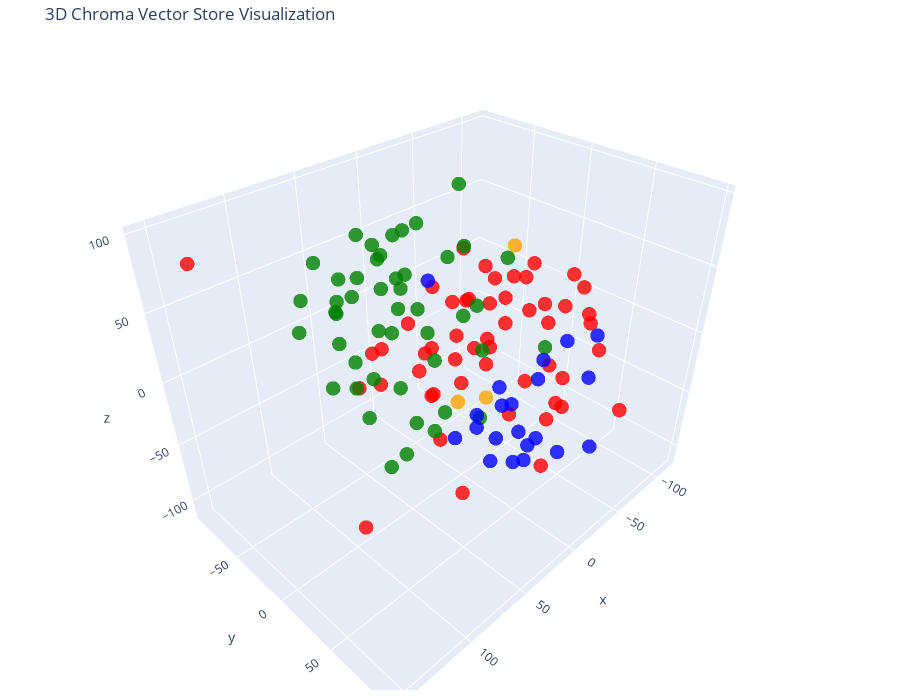

This figure's notebook cell:
### Code cell
# Let's try 3D!

tsne = TSNE(n_components=3, random_state=42)
reduced_vectors = tsne.fit_transform(vectors)

# Create the 3D scatter plot
fig = go.Figure(data=[go.Scatter3d(
    x=reduced_vectors[:, 0],
    y=reduced_vectors[:, 1],
    z=reduced_vectors[:, 2],
    mode='markers',
    marker=dict(size=5, color=colors, opacity=0.8),
    text=[f"Type: {t}<br>Text: {d[:100]}..." for t, d in zip(doc_types, documents)],
    hoverinfo='text'
)])

fig.update_layout(
    title='3D Chroma Vector Store Visualization',
    scene=dict(xaxis_title='x', yaxis_title='y', zaxis_title='z'),
    width=900,
    height=700,
    margin=dict(r=20, b=10, l=10, t=40)
)

fig.show()

### Figure 1 — Plotly figure (JSON) as saved in the notebook; plotly's stock layout.template omitted (floating-point values rounded to 4 significant figures)
{"data": [{"hoverinfo": "text", "marker": {"color": ["orange", "orange", "orange", "red", "red", "red", "red", "red", "red", "red", "red", "red", "red", "red", "red", "red", "red", "red", "red", "red", "red", "red", "red", "red", "red", "red", "red", "red", "red", "red", "red", "red", "red", "red", "red", "red", "red", "red", "red", "red", "red", "red", "red", "red", "red", "red", "red", "red", "red", "red", "red", "red", "red", "red", "red", "green", "green", "green", "green", "green", "green", "green", "green", "green", "green", "green", "green", "green", "green", "green", "green", "green", "green", "green", "green", "green", "green", "green", "green", "green", "green", "green", "green", "green", "green", "green", "green", "green", "green", "green", "green", "green", "green", "green", "green", "green", "green", "green", "green", "green", "green", "green", "blue", "blue", "blue", "blue", "blue", "blue", "blue", "blue", "blue", "blue", "blue", "blue", "blue", "blue", "blue", "blue", "blue", "blue", "blue", "blue", "blue"], "opacity": 0.8, "size": 5}, "mode": "markers", "text": ["Type: company<br>Text: # About Insurellm\n\nInsurellm was founded by Avery Lancaster in 2015 as an insurance tech startup des...", "Type: company<br>Text: # Careers at Insurellm\n\nInsurellm is hiring! We are looking for talented software engineers, data sc...", "Type: company<br>Text: # Overview of Insurellm\n\nInsurellm is an innovative insurance tech firm with 200 employees across th...", "Type: contracts<br>Text: # Contract with Apex Reinsurance for Rellm: AI-Powered Enterprise Reinsurance Solution\n\n## Terms\n\n1....", "Type: contracts<br>Text: ## Renewal\n\n1. **Automatic Renewal**: This Agreement will automatically renew for successive one-yea...", "Type: contracts<br>Text: 2. **Seamless Integrations**: The architecture of Rellm allows for easy integration with existing sy...", "Type: contracts<br>Text: 1. **Technical Support**: Provider shall offer dedicated technical support to the Client via phone, ...", "Type: contracts<br>Text: **Insurellm, Inc.**  \n_____________________________  \nAuthorized Signature   \nDate: ________________...", "Type: contracts<br>Text: # Contract with Belvedere Insurance for Markellm\n\n## Terms\nThis Contract (\"Agreement\") is made and e...", "Type: contracts<br>Text: ## Renewal\n1. **Renewal Terms**: This Agreement may be renewed for additional one-year terms upon mu...", "Type: contracts<br>Text: ## Features\n1. **AI-Powered Matching**: Belvedere Insurance will benefit from Markellm's AI-powered ...", "Type: contracts<br>Text: ## Support\n1. **Technical Support**: Technical support will be available from 9 AM to 7 PM EST, Mond...", "Type: contracts<br>Text: **Belvedere Insurance**  \nSignature: ______________________  \nName: [Authorized Signatory]  \nTitle: ...", "Type: contracts<br>Text: # Contract with BrightWay Solutions for Markellm\n\n**Contract Date:** October 5, 2023  \n**Contract ID...", "Type: contracts<br>Text: 3. **Service Level Agreement (SLA):**  \n   Insurellm commits to a 99.9% uptime for the platform with...", "Type: contracts<br>Text: 2. **Real-Time Quote Availability:**  \n   Consumers sourced via BrightWay Solutions will receive rea...", "Type: contracts<br>Text: 3. **Training and Onboarding:**  \n   Insurellm agrees to provide one free training session on how to...", "Type: contracts<br>Text: # Contract with EverGuard Insurance for Rellm: AI-Powered Enterprise Reinsurance Solution\n\n**Contrac...", "Type: contracts<br>Text: 4. **Usage Rights**: EverGuard Insurance is granted a non-exclusive, non-transferable license to acc...", "Type: contracts<br>Text: 1. **Core Functionality**: Rellm provides EverGuard Insurance with advanced AI-driven analytics, sea...", "Type: contracts<br>Text: 1. **Customer Support**: Insurellm will provide EverGuard Insurance with 24/7 customer support, incl...", "Type: contracts<br>Text: ---\n\n**Signatures**  \n**For Insurellm**: __________________________  \n**Name**: John Smith  \n**Title...", "Type: contracts<br>Text: # Contract with GreenField Holdings for Markellm\n\n**Effective Date:** November 15, 2023  \n**Contract...", "Type: contracts<br>Text: ## Renewal\n1. **Automatic Renewal**: This contract will automatically renew for sequential one-year ...", "Type: contracts<br>Text: ## Features\n1. **AI-Powered Matching**: Access to advanced algorithms that connect GreenField Holdin...", "Type: contracts<br>Text: ## Support\n1. **Customer Support Access**: The Client will have access to dedicated support through ...", "Type: contracts<br>Text: **Signatures:**  \n_________________________                           _________________________  \n**...", "Type: contracts<br>Text: # Contract with Greenstone Insurance for Homellm\n\n---\n\n## Terms\n\n1. **Parties**: This Contract (\"Agr...", "Type: contracts<br>Text: 4. **Payment Terms**: \n   - The Customer shall pay an amount of $10,000 per month for the Standard T...", "Type: contracts<br>Text: ---\n\n## Features\n\n- **AI-Powered Risk Assessment**: Customer will have access to enhanced risk evalu...", "Type: contracts<br>Text: - **Customer Portal**: A dedicated portal will be provided, allowing the Customer's clients to manag...", "Type: contracts<br>Text: ______________________________  \n[Name], [Title]  \nDate: ______________________\n\n**For Greenstone In...", "Type: contracts<br>Text: # Contract with GreenValley Insurance for Homellm\n\n**Contract Date:** October 6, 2023  \n**Contract N...", "Type: contracts<br>Text: 4. **Confidentiality:** Both parties agree to maintain the confidentiality of proprietary informatio...", "Type: contracts<br>Text: 1. **AI-Powered Risk Assessment:** Access to advanced AI algorithms for real-time risk evaluations.\n...", "Type: contracts<br>Text: 3. **Regular Updates:** Insurellm will offer ongoing updates and enhancements to the Homellm platfor...", "Type: contracts<br>Text: # Contract with Pinnacle Insurance Co. for Homellm\n\n## Terms\nThis contract (\"Contract\") is entered i...", "Type: contracts<br>Text: ## Renewal\n1. **Renewal Terms**: At the end of the initial term, this Contract shall automatically r...", "Type: contracts<br>Text: ## Features\n1. **AI-Powered Risk Assessment**: Utilized for tailored underwriting decisions specific...", "Type: contracts<br>Text: ## Support\n1. **Technical Support**: Insurellm shall provide 24/7 technical support via an email and...", "Type: contracts<br>Text: # Contract with Roadway Insurance Inc. for Carllm\n\n---\n\n## Terms\n\n1. **Agreement Effective Date**: T...", "Type: contracts<br>Text: ---\n\n## Renewal\n\n1. **Automatic Renewal**: This agreement will automatically renew for an additional...", "Type: contracts<br>Text: ---\n\n## Features\n\n1. **Access to Core Features**: Roadway Insurance Inc. will have access to all Pro...", "Type: contracts<br>Text: ---\n\n## Support\n\n1. **Technical Support**: Roadway Insurance Inc. will receive priority technical su...", "Type: contracts<br>Text: # Contract with Stellar Insurance Co. for Rellm\n\n## Terms\nThis contract is made between **Insurellm*...", "Type: contracts<br>Text: ### Termination\nEither party may terminate this agreement with a **30-day written notice**. In the e...", "Type: contracts<br>Text: ## Features\nStellar Insurance Co. will receive access to the following features of the Rellm product...", "Type: contracts<br>Text: ## Support\nInsurellm provides Stellar Insurance Co. with the following support services:\n\n- **24/7 T...", "Type: contracts<br>Text: # Contract with TechDrive Insurance for Carllm\n\n**Contract Date:** October 1, 2024  \n**Contract Dura...", "Type: contracts<br>Text: ## Renewal\n\n1. **Automatic Renewal**: This contract shall automatically renew for additional one-yea...", "Type: contracts<br>Text: ## Support\n\n1. **Customer Support**: Insurellm will provide 24/7 customer support to TechDrive Insur...", "Type: contracts<br>Text: **TechDrive Insurance Representative:**  \nName: Sarah Johnson  \nTitle: Operations Director  \nDate: _...", "Type: contracts<br>Text: # Contract with Velocity Auto Solutions for Carllm\n\n**Contract Date:** October 1, 2023  \n**Contract ...", "Type: contracts<br>Text: ## Renewal\n\n1. **Automatic Renewal**: This contract will automatically renew for successive 12-month...", "Type: contracts<br>Text: ## Support\n\n1. **Customer Support**: Velocity Auto Solutions will have access to Insurellm’s custome...", "Type: employees<br>Text: # HR Record\n\n# Alex Chen\n\n## Summary\n- **Date of Birth:** March 15, 1990  \n- **Job Title:** Backend ...", "Type: employees<br>Text: ## Annual Performance History\n- **2020:**  \n  - Completed onboarding successfully.  \n  - Met expecta...", "Type: employees<br>Text: ## Compensation History\n- **2020:** Base Salary: $80,000  \n- **2021:** Base Salary Increase to $90,0...", "Type: employees<br>Text: Alex Chen continues to be a vital asset at Insurellm, contributing significantly to innovative backe...", "Type: employees<br>Text: # HR Record\n\n# Alex Harper\n\n## Summary\n- **Date of Birth**: March 15, 1993  \n- **Job Title**: Sales ...", "Type: employees<br>Text: ## Annual Performance History  \n- **2021**:  \n  - **Performance Rating**: 4.5/5  \n  - **Key Achievem...", "Type: employees<br>Text: - **2022**:  \n  - **Base Salary**: $65,000 (Promotion to Senior SDR)  \n  - **Bonus**: $13,000 (20% o...", "Type: employees<br>Text: # HR Record\n\n# Alex Thomson\n\n## Summary\n- **Date of Birth:** March 15, 1995  \n- **Job Title:** Sales...", "Type: employees<br>Text: ## Annual Performance History  \n- **2022** - Rated as \"Exceeds Expectations.\" Alex Thomson achieved ...", "Type: employees<br>Text: ## Other HR Notes\n- Alex Thomson is an active member of the Diversity and Inclusion committee at Ins...", "Type: employees<br>Text: # Avery Lancaster\n\n## Summary\n- **Date of Birth**: March 15, 1985  \n- **Job Title**: Co-Founder & Ch...", "Type: employees<br>Text: - **2010 - 2013**: Business Analyst at Edge Analytics  \n  Prior to joining Innovate, Avery worked as...", "Type: employees<br>Text: - **2018**: **Exceeds Expectations**  \n  Under Avery’s pivoted vision, Insurellm launched two new su...", "Type: employees<br>Text: - **2022**: **Satisfactory**  \n  Avery focused on rebuilding team dynamics and addressing employee c...", "Type: employees<br>Text: ## Compensation History\n- **2015**: $150,000 base salary + Significant equity stake  \n- **2016**: $1...", "Type: employees<br>Text: ## Other HR Notes\n- **Professional Development**: Avery has actively participated in leadership trai...", "Type: employees<br>Text: # HR Record\n\n# Emily Carter\n\n## Summary\n- **Date of Birth:** August 12, 1990  \n- **Job Title:** Acco...", "Type: employees<br>Text: - **2017-2019:** Marketing Intern  \n  - Assisted with market research and campaign development for s...", "Type: employees<br>Text: ## Compensation History\n| Year | Base Salary | Bonus         | Total Compensation |\n|------|--------...", "Type: employees<br>Text: Emily Carter exemplifies the kind of talent that drives Insurellm's success and is an invaluable ass...", "Type: employees<br>Text: # HR Record\n\n# Emily Tran\n\n## Summary\n- **Date of Birth:** March 18, 1991  \n- **Job Title:** Digital...", "Type: employees<br>Text: - **January 2017 - May 2018**: Marketing Intern  \n  - Supported the Marketing team by collaborating ...", "Type: employees<br>Text: - **2021**:  \n  - Performance Rating: Meets Expectations  \n  - Key Achievements: Contributed to the ...", "Type: employees<br>Text: - **Professional Development Goals**:  \n  - Emily Tran aims to become a Marketing Manager within the...", "Type: employees<br>Text: # HR Record\n\n# Jordan Blake\n\n## Summary\n- **Date of Birth:** March 15, 1993  \n- **Job Title:** Sales...", "Type: employees<br>Text: ## Annual Performance History\n- **2021:** First year at Insurellm; achieved 90% of monthly targets. ...", "Type: employees<br>Text: ## Other HR Notes\n- Jordan has shown an interest in continuing education, actively participating in ...", "Type: employees<br>Text: # HR Record\n\n# Jordan K. Bishop\n\n## Summary\n- **Date of Birth:** March 15, 1990\n- **Job Title:** Fro...", "Type: employees<br>Text: ## Annual Performance History\n- **2019:** Exceeds Expectations - Continuously delivered high-quality...", "Type: employees<br>Text: ## Compensation History\n- **June 2018:** Starting Salary - $85,000\n- **June 2019:** Salary Increase ...", "Type: employees<br>Text: ## Other HR Notes\n- Jordan K. Bishop has been an integral part of club initiatives, including the In...", "Type: employees<br>Text: # HR Record\n\n# Maxine Thompson\n\n## Summary\n- **Date of Birth:** January 15, 1991  \n- **Job Title:** ...", "Type: employees<br>Text: ## Insurellm Career Progression\n- **January 2017 - October 2018**: **Junior Data Engineer**  \n  * Ma...", "Type: employees<br>Text: ## Annual Performance History\n- **2017**: *Meets Expectations*  \n  Maxine showed potential in her ro...", "Type: employees<br>Text: - **2021**: *Exceeds Expectations*  \n  Maxine spearheaded the transition to a new data warehousing s...", "Type: employees<br>Text: ## Compensation History\n- **2017**: $70,000 (Junior Data Engineer)  \n- **2018**: $75,000 (Junior Dat...", "Type: employees<br>Text: # HR Record\n\n# Oliver Spencer\n\n## Summary\n- **Date of Birth**: May 14, 1990  \n- **Job Title**: Backe...", "Type: employees<br>Text: ## Annual Performance History\n- **2018**: **3/5** - Adaptable team player but still learning to take...", "Type: employees<br>Text: ## Compensation History\n- **March 2018**: Initial salary of $80,000.\n- **July 2019**: Salary increas...", "Type: employees<br>Text: # Samantha Greene\n\n## Summary\n- **Date of Birth:** October 14, 1990\n- **Job Title:** HR Generalist\n-...", "Type: employees<br>Text: ## Annual Performance History\n- **2020:** Exceeds Expectations  \n  Samantha Greene demonstrated exce...", "Type: employees<br>Text: ## Compensation History\n- **2020:** Base Salary - $55,000  \n  The entry-level salary matched industr...", "Type: employees<br>Text: - **2023:** Base Salary - $70,000  \n  Recognized for substantial improvement in employee relations m...", "Type: employees<br>Text: # HR Record\n\n# Samuel Trenton\n\n## Summary\n- **Date of Birth:** April 12, 1989  \n- **Job Title:** Sen...", "Type: employees<br>Text: ## Annual Performance History\n- **2023:** Rating: 4.5/5  \n  *Samuel exceeded expectations, successfu...", "Type: employees<br>Text: ## Compensation History\n- **2023:** Base Salary: $115,000 + Bonus: $15,000  \n  *Annual bonus based o...", "Type: employees<br>Text: - **Engagement in Company Culture:** Regularly participates in team-building events and contributes ...", "Type: products<br>Text: # Product Summary\n\n# Carllm\n\n## Summary\n\nCarllm is an innovative auto insurance product developed by...", "Type: products<br>Text: - **Instant Quoting**: With Carllm, insurance companies can offer near-instant quotes to customers, ...", "Type: products<br>Text: - **Mobile Integration**: Carllm is designed to work seamlessly with mobile applications, providing ...", "Type: products<br>Text: - **Professional Tier**: $2,500/month\n  - For medium-sized companies.\n  - All Basic Tier features pl...", "Type: products<br>Text: ### Q2 2025: Customer Experience Improvements\n- Launch of a new **mobile app** for end-users.\n- Intr...", "Type: products<br>Text: # Product Summary\n\n# Homellm\n\n## Summary\nHomellm is an innovative home insurance product developed b...", "Type: products<br>Text: ### 2. Dynamic Pricing Model\nWith Homellm's innovative dynamic pricing model, insurance providers ca...", "Type: products<br>Text: ### 5. Multi-Channel Integration\nHomellm seamlessly integrates into existing insurance platforms, pr...", "Type: products<br>Text: - **Basic Tier:** Starting at $5,000/month for small insurers with basic integration features.\n- **S...", "Type: products<br>Text: All tiers include a comprehensive training program and ongoing updates to ensure optimal performance...", "Type: products<br>Text: With Homellm, Insurellm is committed to transforming the landscape of home insurance, ensuring both ...", "Type: products<br>Text: # Product Summary\n\n# Markellm\n\n## Summary\n\nMarkellm is an innovative two-sided marketplace designed ...", "Type: products<br>Text: - **User-Friendly Interface**: Designed with user experience in mind, Markellm features an intuitive...", "Type: products<br>Text: - **Customer Support**: Our dedicated support team is always available to assist both consumers and ...", "Type: products<br>Text: ### For Insurance Companies:\n- **Basic Listing Fee**: $199/month for a featured listing on the platf...", "Type: products<br>Text: ### Q3 2025\n- Initiate a comprehensive marketing campaign targeting both consumers and insurers to i...", "Type: products<br>Text: # Product Summary\n\n# Rellm: AI-Powered Enterprise Reinsurance Solution\n\n## Summary\n\nRellm is an inno...", "Type: products<br>Text: ### Seamless Integrations\nRellm's architecture is designed for effortless integration with existing ...", "Type: products<br>Text: ### Regulatory Compliance Tools\nRellm includes built-in compliance tracking features to help organiz...", "Type: products<br>Text: Join the growing number of organizations leveraging Rellm to enhance their reinsurance processes whi...", "Type: products<br>Text: Experience the future of reinsurance with Rellm, where innovation meets reliability. Let Insurellm h..."], "type": "scatter3d", "x": [31.01, -31.48, 25.4, -89.61, -79.68, -41.14, -37.7, 20.43, -67.18, -113.0, -18.37, 45.94, 12.51, -68.65, -45.13, -30.15, -19.21, -52.65, 154.0, 100.3, -9.75, 16.3, -43.27, -114.1, -43.09, 31.9, 33.84, -1.922, -39.41, -69.95, -17.0, 37.12, 11.58, -37.01, -49.88, -23.6, -11.76, -111.7, -72.48, -10.15, -102.5, -90.52, -65.62, -25.68, -54.75, -60.24, -46.67, -31.59, -77.87, -66.8, -17.99, -0.2052, -77.64, -57.98, -0.3088, 72.23, 37.74, 66.61, 9.519, 22.05, 52.52, 32.5, 24.35, 21.98, 8.104, 62.43, 73.73, 77.42, 58.98, 86.79, 81.31, 38.89, 31.28, 52.29, -19.94, 60.48, 66.05, 56.57, 85.39, 18.24, 47.74, -4.909, 14.5, 41.81, 98.07, -3.205, -25.47, 94.44, 55.69, 80.62, 92.66, 38.05, 30.03, 71.99, 81.03, 66.68, 68.63, 4.046, 49.34, 70.5, 70.55, 82.21, 21.49, 4.918, 24.42, -38.5, -88.76, -31.73, -47.63, -23.12, -36.93, -18.27, -1.6, 5.332, -5.735, -2.642, 12.95, -3.57, -63.81, -53.49, -43.66, -7.057, -17.07], "y": [24.74, 12.68, 43.29, -15.93, 3.778, 41.06, -68.82, -60.67, -36.02, 22.38, 26.56, 44.24, -81.56, 33.64, 37.4, 56.04, -76.25, -9.616, -49.76, 10.76, -16.48, -20.38, -50.03, 12.44, 40.54, 9.762, -47.36, -33.57, 98.58, 32.22, -18.16, -67.86, -17.51, -24.72, 13.87, -0.8551, -56.95, -0.8996, 32.4, -41.47, -44.99, 34.68, 61.88, 32.05, -22.89, 0.5181, -46.16, -28.19, -52.82, -58.94, 5.331, -11.27, -31.52, 24.04, 19.83, 5.896, 44.84, -20.66, 72.66, -36.26, -18.18, -20.01, -55.36, -20.08, -48.66, 20.21, 47.79, 59.71, 68.74, -13.9, 31.39, -40.03, 15.51, -11.22, -20.36, -39.21, -14.49, 0.3102, -31.28, -60.52, -45.67, -73.21, -90.58, 53.54, -36.33, -93.83, -30.95, 5.035, 29.52, 27.5, -10.22, -87.17, 27.26, -57.95, 43.53, 35.5, 13.6, 37.0, -68.99, -41.28, -24.36, -66.77, 80.44, 85.49, 66.67, 54.51, 0.1055, -15.4, 4.646, 11.75, 77.07, 86.44, -8.988, 31.66, 51.81, 48.2, 25.03, 29.15, -17.99, 17.95, 78.11, 57.27, -51.76], "z": [-17.85, 64.76, -7.368, 19.95, -1.705, -108.3, -0.05154, -23.76, -51.97, -24.72, -55.09, -73.46, -41.51, 38.16, -21.5, -35.37, -27.06, -11.88, 97.94, -89.75, -5.929, -9.959, -58.52, 1.545, -65.68, -57.73, -40.9, -62.6, -22.67, -47.71, -50.85, -53.22, -45.19, -33.0, -49.54, -28.83, -57.32, -19.08, -75.38, -28.33, -6.987, -1.586, -7.091, 28.34, 18.5, 26.4, 36.49, 7.855, 8.186, -18.31, 25.42, 26.94, -10.33, 1.097, 12.79, -58.8, 63.98, -36.65, 36.25, 35.75, 77.43, 56.25, 50.65, 86.78, 67.8, -19.46, -2.781, 19.78, 10.54, 76.66, -25.99, 9.303, 80.8, 26.99, 56.83, -4.688, -2.32, 50.94, -8.169, 24.17, 79.16, 51.57, 19.31, 40.29, 58.31, 37.57, 94.42, 15.95, 28.4, 20.74, 38.56, 3.043, 46.4, 64.73, 79.75, 55.14, 80.88, 78.2, 23.6, 35.6, 54.5, 15.43, -19.95, -38.19, -46.1, 9.519, -56.82, -87.4, -74.58, -88.71, 24.85, 7.452, -88.05, -79.96, -73.21, -48.56, -49.45, -22.38, -97.51, -110.4, -68.32, -2.984, 19.98]}], "layout": {"height": 700, "margin": {"b": 10, "l": 10, "r": 20, "t": 40}, "scene": {"xaxis": {"title": {"text": "x"}}, "yaxis": {"title": {"text": "y"}}, "zaxis": {"title": {"text": "z"}}}, "title": {"text": "3D Chroma Vector Store Visualization"}, "width": 900}}
